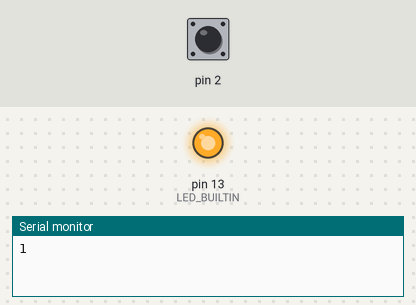
Bench run of a sketch on a simulated Arduino Uno, built with avr-gcc and run on an emulated ATmega328P. Shown: output pins drawn as LEDs (lit = HIGH), the last lines printed to the serial monitor. Inputs (shaded band) come from the test bench; at power-on: pin 2 HIGH.

Above: at 1.2 s.
1.3 s: pin 2 pulled LOW for 0.15 s
At 1.38 s:
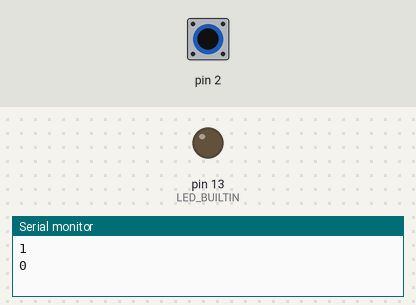
2.9 s: pin 2 pulled LOW for 3.2 s
At 6.4 s:
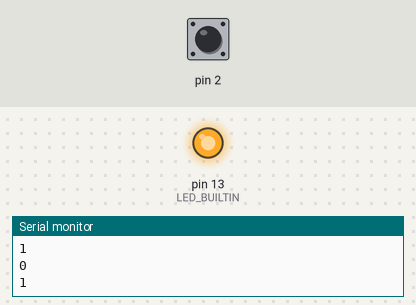
Timing chart, 0 to 7.9 s (numbered marks = the images above; inputs shaded):
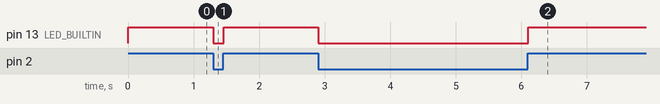

The sketch:

03_03.ino
```cpp
int prev = LOW;

void setup() {
  pinMode(LED_BUILTIN, OUTPUT);
  pinMode(2, INPUT_PULLUP);
  Serial.begin(9600);
}

void loop() {
  int button = digitalRead(2);
  digitalWrite(LED_BUILTIN, button);
  if (prev != button) {
    Serial.println(button);
    prev = button;
  }
  delay(20);
}
```

Measured:
- after the input at 1.3 s, pin 13 (LED_BUILTIN): HIGH → LOW at once, → HIGH 0.16 s later
- after the input at 2.9 s, pin 13 (LED_BUILTIN): HIGH → LOW at once, → HIGH 3.2 s later
